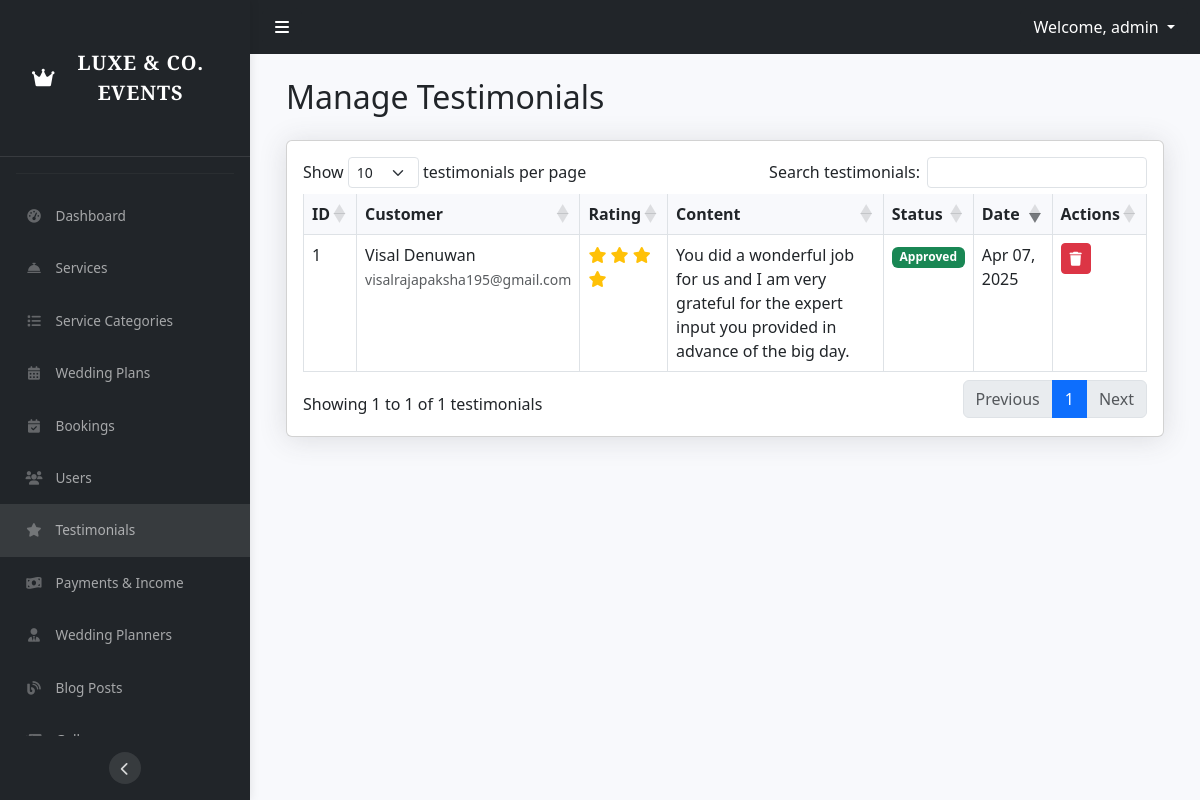
Page /admin/testimonials.php (signed in) on the committed database.
### tables this page shows
CREATE TABLE `testimonials` (
  `id` int(11) NOT NULL,
  `user_id` int(11) DEFAULT NULL,
  `content` text NOT NULL,
  `rating` int(11) DEFAULT NULL CHECK (`rating` >= 1 and `rating` <= 5),
  `status` enum('pending','approved','rejected') DEFAULT 'pending',
  `created_at` timestamp NOT NULL DEFAULT current_timestamp()
);

CREATE TABLE `users` (
  `id` int(11) NOT NULL,
  `username` varchar(50) NOT NULL,
  `password` varchar(255) NOT NULL,
  `email` varchar(100) NOT NULL,
  `full_name` varchar(100) DEFAULT NULL,
  `phone` varchar(20) DEFAULT NULL,
  `profile_image` varchar(255) DEFAULT NULL,
  `role` enum('user','admin') DEFAULT 'user',
  `created_at` timestamp NOT NULL DEFAULT current_timestamp(),
  `updated_at` timestamp NOT NULL DEFAULT current_timestamp() ON UPDATE current_timestamp()
);

### admin/testimonials.php (the view, shortened to what this page needs)
<?php
require_once 'includes/header.php';
$testimonials = $conn->query("
    SELECT t.*, u.full_name, u.email
    FROM testimonials t
    JOIN users u ON t.user_id = u.id
    ORDER BY t.created_at DESC
");
?>
<div class="container-fluid">
    <h2 class="mb-4">Manage Testimonials</h2>
    <div class="card shadow mb-4">
        <div class="card-body">
            <div class="table-responsive">
                <table class="table table-bordered" id="testimonialsTable" width="100%" cellspacing="0">
                    <thead>
                        <tr>
                            <th>ID</th>
                            <th>Customer</th>
                            <th>Rating</th>
                            <th>Content</th>
                            <th>Status</th>
                            <th>Date</th>
                            <th>Actions</th>
                        </tr>
                    </thead>
                    <tbody>
                        <?php while ($testimonial = $testimonials->fetch_assoc()): ?>
                            <tr>
                                <td><?php echo $testimonial['id']; ?></td>
                                <td>
                                    <?php echo htmlspecialchars($testimonial['full_name']); ?><br>
                                    <small class="text-muted"><?php echo htmlspecialchars($testimonial['email']); ?></small>
                                </td>
                                <td>
                                    <?php for($i = 1; $i <= $testimonial['rating']; $i++): ?>
                                        <i class="fas fa-star text-warning"></i>
                                    <?php endfor; ?>
                                </td>
                                <td><?php echo htmlspecialchars($testimonial['content']); ?></td>
                                <td>
                                    <span class="badge bg-<?php
                                        echo $testimonial['status'] === 'approved' ? 'success' :
                                            ($testimonial['status'] === 'pending' ? 'warning' : 'danger');
                                    ?>">
                                        <?php echo ucfirst($testimonial['status']); ?>
                                    </span>
                                </td>
                                <td><?php echo date('M d, Y', strtotime($testimonial['created_at'])); ?></td>
                                <td>
                                    <form method="POST" style="display: inline;">
                                        <button type="submit" class="btn btn-sm btn-danger"
                                                onclick="return confirm('Are you sure you want to delete this testimonial? This action cannot be undone.');">
                                            <i class="fas fa-trash"></i>
                                        </button>
                                    </form>
                                </td>
                            </tr>
                        <?php endwhile; ?>
                    </tbody>
                </table>
            </div>
        </div>
    </div>
</div>
<?php require_once 'includes/footer.php'; ?>

### admin/assets/css/admin-style.css (style rules this page uses)
body { background: #f8f9fc; }
.table-responsive { margin: 0; }
.table th { background-color: #f8f9fc; border-top: none; }
.shadow { box-shadow: 0 .15rem 1.75rem 0 rgba(58,59,69,.15) !important; }

### admin/includes/header.php (style rules this page uses)
body { overflow-x: hidden; }

### rows in the picture
testimonials: id "1", user.full_name "Visal Denuwan", user.email "visalrajapaksha195@gmail.com", rating 4 (drawn), content "You did a wonderful job for us and I am very grateful for the expert input you provided in advance of the big day.", status "Approved", created_at "Apr 07, 2025"

### other values in the picture
$_SESSION['admin']['username'] "admin"
